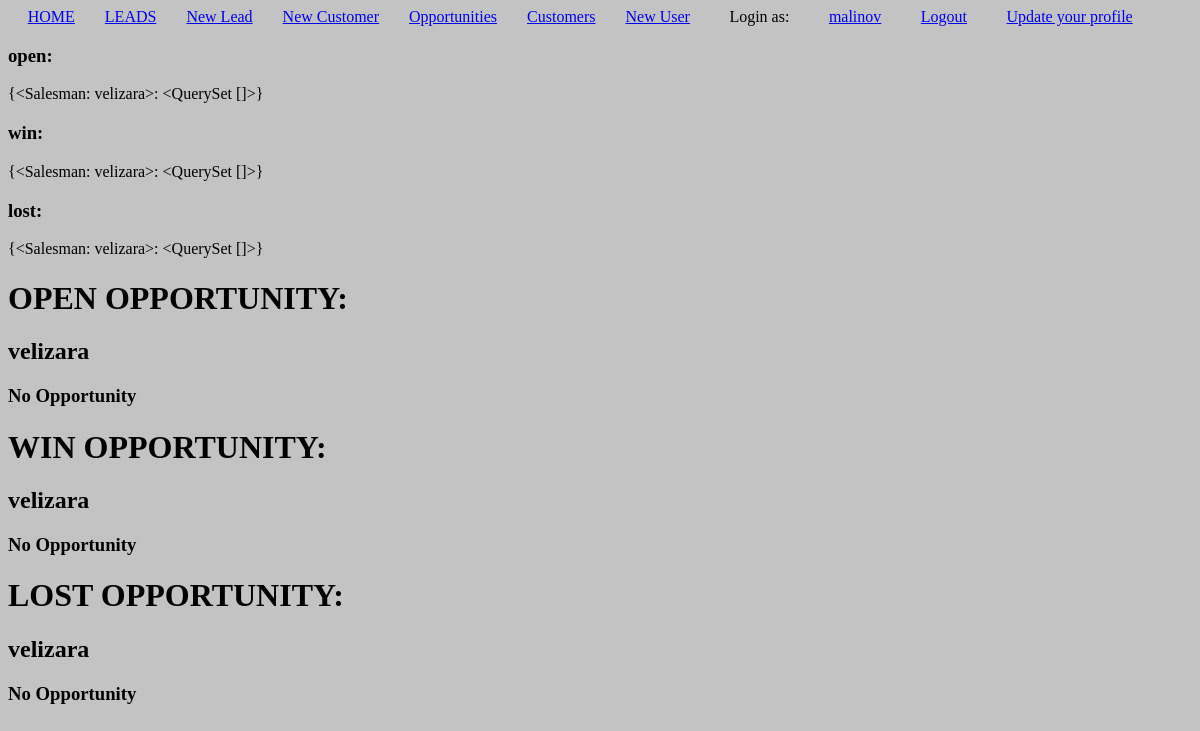
The app's page /leads/opportunity/all/ (signed in), older data.
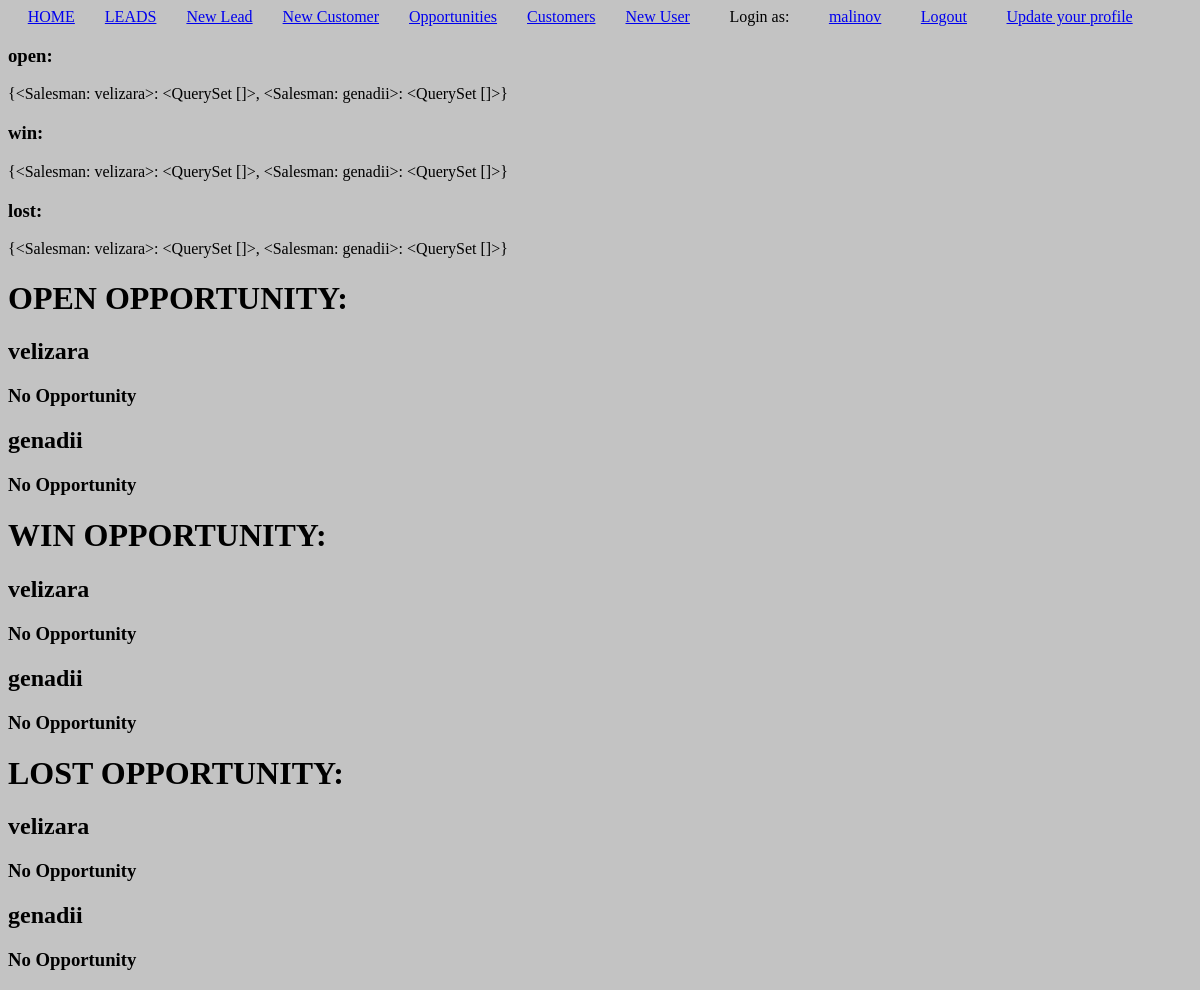
The same page, newer data.
### agents/models.py (models this page shows)
class Salesman(models.Model):
    user = models.OneToOneField(Agent, on_delete=models.CASCADE)
    manager = models.ForeignKey(Manager, on_delete=models.SET_NULL, null=True)
    first_name = models.CharField(max_length=30, null=True, blank=True)
    last_name = models.CharField(max_length=30, null=True, blank=True)
    email = models.EmailField(null=True, blank=True)
    phone_number = models.CharField(max_length=10, null=True, blank=True)
    def __str__(self):
        return self.user.username

class Agent(AbstractUser):
    is_salesman = models.BooleanField(default=False)
    is_manager = models.BooleanField(default=False)
    is_general_manager = models.BooleanField(default=False)

### leads/views.py (the view, shortened to what this page needs)
# urls.py: path('opportunity/all/', opportunity_list, name='opportunity-list'),
def opportunity_list(request):
    obj_list = {}
    win_obj_list = {}
    lost_obj_list = {}
    is_manager = False
    if request.user.is_manager:
        is_manager = True
        manager_salesmen = Salesman.objects.filter(manager=request.user.manager)
        for salesman in manager_salesmen:
            salesman_obj_list = Opportunity.objects.filter(customer__salesman=salesman) \
                .exclude(status='WIN').exclude(status='LOST')
            salesman_win_obj_list = Opportunity.objects.filter(status='WIN').filter(customer__salesman=salesman)
            salesman_lost_obj_list = Opportunity.objects.filter(status='LOST').filter(customer__salesman=salesman)
            obj_list[salesman] = salesman_obj_list
            win_obj_list[salesman] = salesman_win_obj_list
            lost_obj_list[salesman] = salesman_lost_obj_list
    elif request.user.is_general_manager:
        obj_list = Opportunity.objects.all().exclude(status='WIN').exclude(status='LOST')
        win_obj_list = Opportunity.objects.filter(status='WIN')
        lost_obj_list = Opportunity.objects.filter(status='LOST')
    context = {
        'obj_list': obj_list,
        'win_obj_list': win_obj_list,
        'lost_obj_list': lost_obj_list,
        'is_manager': is_manager,
    }
    return render(request, 'opportunity_list.html', context)

### leads/templates/opportunity_list.html (shortened to what this page needs)
{% include 'base.html' %}
{% block content %}
    <h3>open:</h3>{{obj_list}}
    <h3>win:</h3>{{win_obj_list}}
    <h3>lost:</h3>{{lost_obj_list}}
    <h1>OPEN OPPORTUNITY:</h1>
    {% if is_manager %}
        {% for key, value in obj_list.items %}
            <h2>{{key}}</h2>
            {% if value %}
                {% for obj in value %}
                    <hr>
                    <h4 style="margin: 0;">Title:{{obj.title}} || description:{{obj.description}} || customer:{{obj.customer}} || expected turnover: {{obj.expected_turnover}} || created by {{obj.created_by}}</h4>
                    <a href="{% url 'opportunity-detail' obj.pk %}">See Leads Details</a>
                    <hr>
                {% endfor %}
            {% else %}
                <h3>No Opportunity</h3>
            {% endif %}
        {% endfor %}
    {% endif %}
    <h1>WIN OPPORTUNITY:</h1>
    {% if is_manager %}
        {% for key, value in win_obj_list.items %}
        <h2>{{key}}</h2>
            {% if value %}
                {% for obj in value %}
                    <hr>
                    <h4 style="margin: 0;">Title:{{obj.title}} || description:{{obj.description}} || customer:{{obj.customer}} || expected turnover: {{obj.expected_turnover}} || created by {{obj.created_by}}</h4>
                    <a href="{% url 'opportunity-detail' obj.pk %}">See Leads Details</a>
                    <hr>
                {% endfor %}
            {% else %}
                <h3>No Opportunity</h3>
            {% endif %}
    {% endfor %}
    {% endif %}
    <h1>LOST OPPORTUNITY:</h1>
    {% if is_manager %}
        {% for key, value in lost_obj_list.items %}
        <h2>{{key}}</h2>
            {% if value %}
                {% for obj in value %}
                    <hr>
                    <h4 style="margin: 0;">Title:{{obj.title}} || description:{{obj.description}} || customer:{{obj.customer}} || expected turnover: {{obj.expected_turnover}} || created by {{obj.created_by}}</h4>
                    <a href="{% url 'opportunity-detail' obj.pk %}">See Leads Details</a>
                    <hr>
                {% endfor %}
            {% else %}
                <h3>No Opportunity</h3>
            {% endif %}
    {% endfor %}
    {% endif %}
{% endblock content %}

Row changes from the older to the newer data that the page shows:
computed for Salesman "velizara": user.username "{<Salesman: velizara>: <QuerySet []>}" → "{<Salesman: velizara>: <QuerySet []>, <Salesman: genadii>: <QuerySet []>}"
added Salesman: user.username "genadii"
